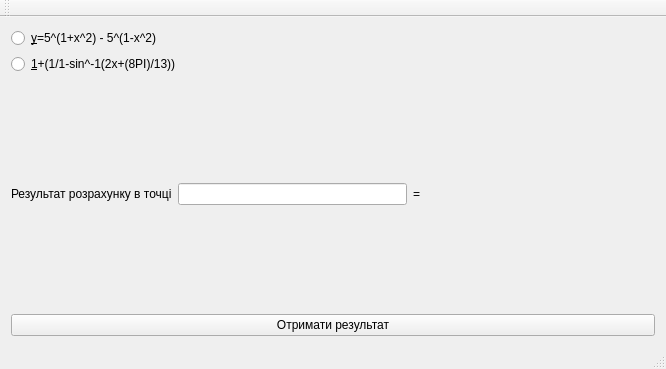
<?xml version="1.0" encoding="UTF-8"?>
<ui version="4.0">
 <class>MainWindow</class>
 <widget class="QMainWindow" name="MainWindow">
  <property name="geometry">
   <rect>
    <x>0</x>
    <y>0</y>
    <width>666</width>
    <height>369</height>
   </rect>
  </property>
  <property name="windowTitle">
   <string>Лабораторна робота №1. Дребезов Денис</string>
  </property>
  <widget class="QWidget" name="centralWidget">
   <layout class="QVBoxLayout" name="verticalLayout">
    <item>
     <widget class="QRadioButton" name="radioButton">
      <property name="text">
       <string>&amp;y=5^(1+x^2) - 5^(1-x^2)</string>
      </property>
     </widget>
    </item>
    <item>
     <widget class="QRadioButton" name="radioButton_2">
      <property name="text">
       <string>&amp;1+(1/1-sin^-1(2x+(8PI)/13))</string>
      </property>
     </widget>
    </item>
    <item>
     <layout class="QHBoxLayout" name="horizontalLayout">
      <property name="spacing">
       <number>6</number>
      </property>
      <property name="sizeConstraint">
       <enum>QLayout::SetDefaultConstraint</enum>
      </property>
      <item>
       <widget class="QLabel" name="label">
        <property name="sizePolicy">
         <sizepolicy hsizetype="Fixed" vsizetype="Minimum">
          <horstretch>0</horstretch>
          <verstretch>0</verstretch>
         </sizepolicy>
        </property>
        <property name="text">
         <string>Результат розрахунку в точці</string>
        </property>
       </widget>
      </item>
      <item>
       <widget class="QLineEdit" name="lineEdit">
        <property name="sizePolicy">
         <sizepolicy hsizetype="Preferred" vsizetype="Fixed">
          <horstretch>0</horstretch>
          <verstretch>0</verstretch>
         </sizepolicy>
        </property>
       </widget>
      </item>
      <item>
       <widget class="QLabel" name="label_3">
        <property name="sizePolicy">
         <sizepolicy hsizetype="Fixed" vsizetype="Preferred">
          <horstretch>0</horstretch>
          <verstretch>0</verstretch>
         </sizepolicy>
        </property>
        <property name="text">
         <string>=</string>
        </property>
       </widget>
      </item>
      <item>
       <widget class="QLabel" name="label_2">
        <property name="text">
         <string/>
        </property>
       </widget>
      </item>
     </layout>
    </item>
    <item>
     <widget class="QPushButton" name="pushButton">
      <property name="text">
       <string>Отримати результат</string>
      </property>
     </widget>
    </item>
   </layout>
  </widget>
  <widget class="QMenuBar" name="menuBar">
   <property name="geometry">
    <rect>
     <x>0</x>
     <y>0</y>
     <width>666</width>
     <height>30</height>
    </rect>
   </property>
  </widget>
  <widget class="QToolBar" name="mainToolBar">
   <attribute name="toolBarArea">
    <enum>TopToolBarArea</enum>
   </attribute>
   <attribute name="toolBarBreak">
    <bool>false</bool>
   </attribute>
  </widget>
  <widget class="QStatusBar" name="statusBar"/>
 </widget>
 <layoutdefault spacing="6" margin="11"/>
 <resources/>
 <connections/>
</ui>
